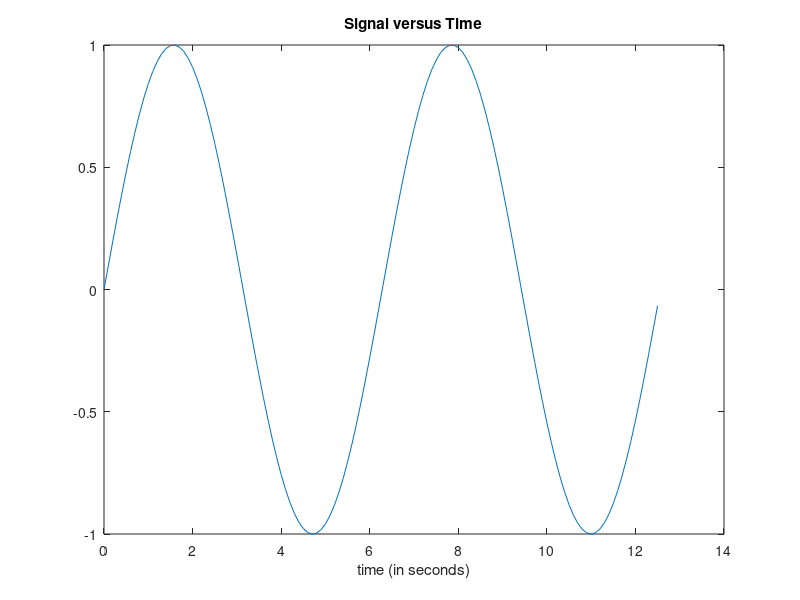

Recreate this plot in MATLAB.
%Title: Introduction to MATLAB Basics for Beginners
%% 1. Cell Arrays

cellArray = {'Name' 'AAHH' 187 [1 2 3]};

disp(cellArray{3})


%% 2. Structures

person = struct('name', 'ahmed', 'age', 23, 'city', 'Cairo');

disp('name is: ')
disp(person.name)
disp('age is: ')
disp(person.age)
disp('city is: ')
disp(person.city)


%% 3. Character Data

charArray1 = 'Ahmed Ahmed';
charArray2 = 'Engineer';

combinedCharArray = [charArray1, ' ', charArray2];

disp('combined char arrays is: ')
disp(combinedCharArray)


%% 4. Conditional Statements (If)

number = input('Please input a number to check if it odd or even');

if mod(number, 2) == 0
    output = [num2str(number), ' is even'];
else
    output = [num2str(number), ' is odd'];
end

disp(output);



%% 5. For Loops

for i=1:10
    disp(['iterate ', num2str(i)]);
end 


%% 6. Basic Plotting

time = [0:0.1:4*pi];
sineWave = sin(time);
plot(time,sineWave);

xlabel('time (in seconds)');
title('Signal versus Time');